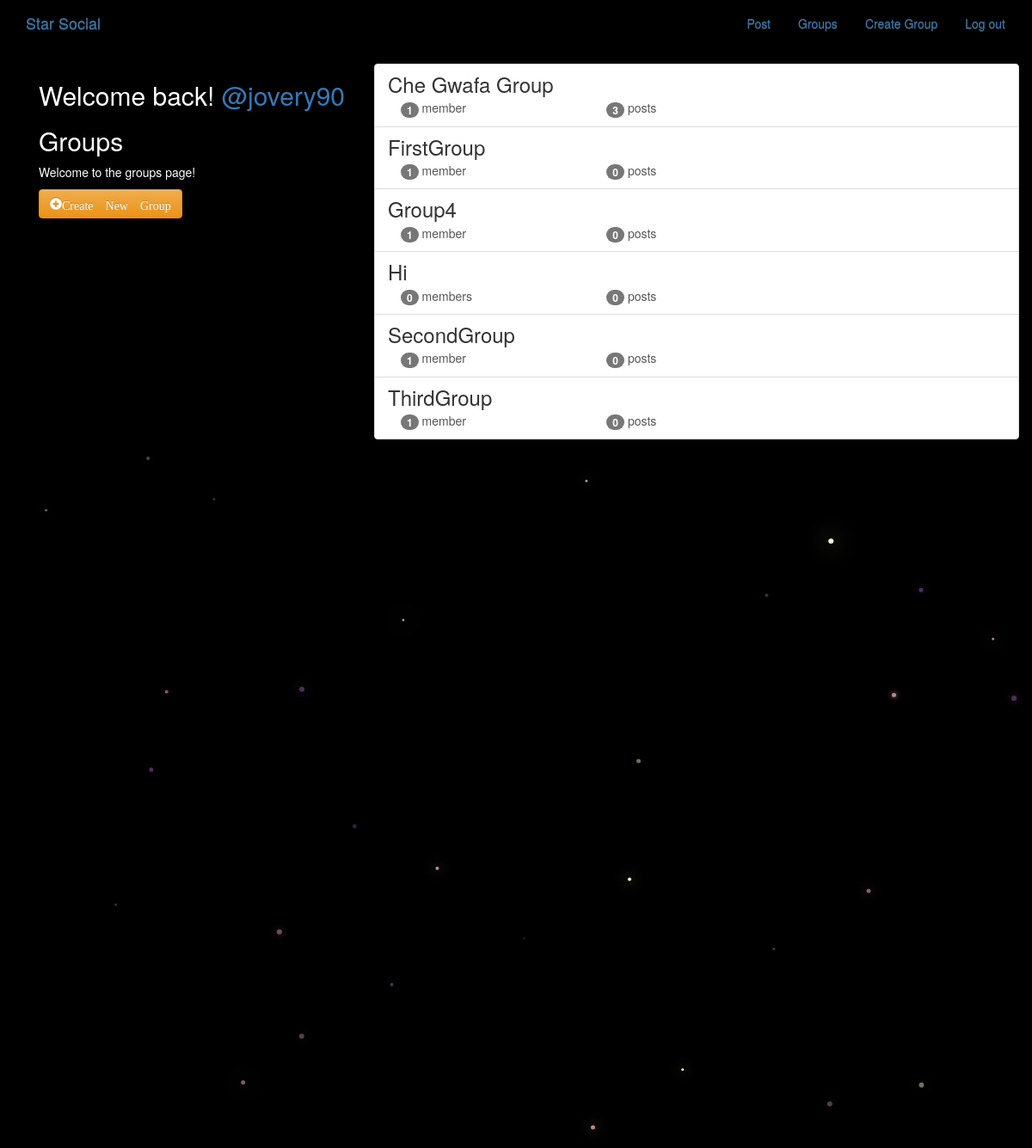
Screenshot of /groups/ (signed in) with the database file from the repository.
### groups/models.py (models this page shows, shortened)
class Group(models.Model):
    name = models.CharField(max_length=255,unique=True)
    slug = models.SlugField(allow_unicode=True,unique=True)
    description = models.TextField(blank=True,default='')
    description_html = models.TextField(editable=False,default='',blank=True)
    members = models.ManyToManyField(User,through='GroupMember')
    class Meta:
        ordering = ['name']

### groups/views.py (the view)
class ListGroups(generic.ListView):
    model = Group

### groups/templates/groups/group_list.html (shortened to what this page needs)
{% extends "groups/group_base.html" %}
{% block pregroup %}
<div class="col-md-4">
  <div class="content">
    {% if user.is_authenticated %}
      <h2>Welcome back!
      <a href="{% url 'posts:for_user' username=user.username%}">
        @{{user.username}}
      </a>
    </h2>
    {% endif %}
    <h2>Groups</h2>
    <p>Welcome to the groups page!</p>
  </div>
  {% if user.is_authenticated %}
  <a href="{% url 'groups:create' %}" class="btn btn-md btn-fill btn-warning">
    <span class="glyphicon glyphicon-plus-sign">Create New Group</span>
  </a>
  {% endif %}
</div>
{% endblock %}
{% block group_content %}
<div class="col-md-8">
  <div class="list-group">
    {% for group in object_list %}
    <a class="list-group-item" href="{% url 'groups:single' slug=group.slug  %}">
      <h3 class="title list-group-item-heading">{{group.name}}</h3>
      <div class="list-group-item-text container-fluid">
        <div class="row">
          <div class="col-md-4">
            <span class="badge">{{group.members.count}}</span>
            member{{group.members.count|pluralize}}
          </div>
          <div class="col-md-4">
            <span class="badge">{{group.posts.count}}</span>
            post{{group.posts.count|pluralize}}
          </div>
        </div>
      </div>
    </a>
    {% endfor %}
  </div>
</div>
{% endblock %}

### static/simplesocial/css/master.css (style rules this page uses)
body { margin: 0; overflow: hidden; background-color: black; color:white; }

### rows the page displays
Group: name "Che Gwafa Group", members.count "1", posts.count "3"
Group: name "FirstGroup", members.count "1", posts.count "0"
Group: name "Group4", members.count "1", posts.count "0"
Group: name "Hi", members.count "0", posts.count "0"
Group: name "SecondGroup", members.count "1", posts.count "0"
Group: name "ThirdGroup", members.count "1", posts.count "0"

### other values shown
{{ user.username }} "jovery90"
